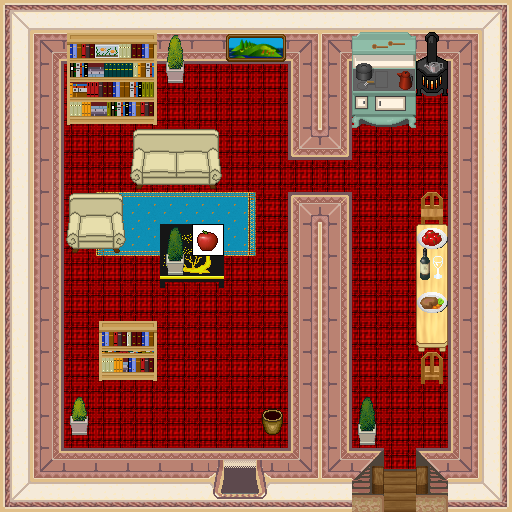

This is a level from a 2D game, rendered from its Tiled map with the project's own tilesets. A one-line summary and the map file follow, with tile-layer data summarised:
An orthogonal 16x16 tile map with 32x32 px tiles, 5 tile layers (0_floor, 1_terrain, 2_object, 3_roof, ...), 2 hidden layers not drawn, 21 tilesets and 2 objects (mapchange_exit, mapchange).

<map version="1.9" tiledversion="1.9.2" orientation="orthogonal" renderorder="right-down" width="16" height="16" tilewidth="32" tileheight="32" infinite="0" nextlayerid="8" nextobjectid="1">
 <tileset firstgid="1" name="carpets.png" tilewidth="32" tileheight="32" tilecount="8" columns="4">
  <image source="../../tileset/furniture/carpet/carpets.png" width="128" height="64" />
 </tileset>
 <tileset firstgid="9" name="plain_colours.png" tilewidth="32" tileheight="32" tilecount="10" columns="10">
  <image source="../../tileset/furniture/carpet/plain_colours.png" width="320" height="32" />
 </tileset>
 <tileset firstgid="19" name="int_wall_purple.png" tilewidth="32" tileheight="32" tilecount="20" columns="2">
  <image source="../../tileset/building/wall/int_wall_purple.png" trans="ff00ff" width="64" height="320" />
 </tileset>
 <tileset firstgid="39" name="rug_border.png" tilewidth="32" tileheight="32" tilecount="9" columns="3">
  <image source="../../tileset/furniture/carpet/rug_border.png" width="96" height="96" />
 </tileset>
 <tileset firstgid="48" name="bright_bookshelf.png" tilewidth="32" tileheight="32" tilecount="9" columns="3">
  <image source="../../tileset/furniture/shelve/bright_bookshelf.png" width="96" height="96" />
 </tileset>
 <tileset firstgid="57" name="pale_red_ns.png" tilewidth="32" tileheight="32" tilecount="36" columns="9">
  <image source="../../tileset/building/entrance/pale_red_ns.png" trans="ff00ff" width="288" height="128" />
 </tileset>
 <tileset firstgid="93" name="int_ns.png" tilewidth="32" tileheight="32" tilecount="18" columns="3">
  <image source="../../tileset/building/stairs/int_ns.png" trans="ff00ff" width="96" height="192" />
 </tileset>
 <tileset firstgid="111" name="wooden_pale.png" tilewidth="32" tileheight="32" tilecount="4" columns="2">
  <image source="../../tileset/furniture/chair/wooden_pale.png" width="64" height="64" />
 </tileset>
 <tileset firstgid="115" name="large_island.png" tilewidth="32" tileheight="32" tilecount="2" columns="2">
  <image source="../../tileset/furniture/picture/large_island.png" width="64" height="32" />
 </tileset>
 <tileset firstgid="117" name="collision.png" tilewidth="32" tileheight="32" tilecount="1" columns="1">
  <image source="../../tileset/logic/collision.png" width="32" height="32" />
 </tileset>
 <tileset firstgid="118" name="vegetable.png" tilewidth="32" tileheight="32" tilecount="16" columns="8">
  <image source="../../tileset/logic/item/vegetable.png" width="256" height="64" />
 </tileset>
 <tileset firstgid="134" name="pale_red_walls" tilewidth="32" tileheight="32" tilecount="16" columns="2">
  <image source="../../tileset/building/wall/int_wall_pale.png" width="64" height="256" />
 </tileset>
 <tileset firstgid="150" name="sofa" tilewidth="32" tileheight="32" tilecount="6" columns="3">
  <image source="../../tileset/furniture/chair/sofa_cream.png" width="96" height="64" />
 </tileset>
 <tileset firstgid="156" name="orientaltable" tilewidth="32" tileheight="32" tilecount="4" columns="2">
  <image source="../../tileset/furniture/table/oriental_table.png" width="64" height="64" />
 </tileset>
 <tileset firstgid="160" name="stove" tilewidth="32" tileheight="32" tilecount="6" columns="2">
  <image source="../../tileset/furniture/kitchen/stove.png" width="64" height="96" />
 </tileset>
 <tileset firstgid="166" name="warmer" tilewidth="32" tileheight="32" tilecount="2" columns="1">
  <image source="../../tileset/furniture/kitchen/warmer.png" width="32" height="64" />
 </tileset>
 <tileset firstgid="168" name="bench_front_on" tilewidth="32" tileheight="32" tilecount="3" columns="1">
  <image source="../../tileset/furniture/table/long_front_on_pale.png" width="32" height="96" />
 </tileset>
 <tileset firstgid="171" name="meals" tilewidth="32" tileheight="32" tilecount="2" columns="2">
  <image source="../../tileset/item/food/meals_1.png" width="64" height="32" />
 </tileset>
 <tileset firstgid="173" name="bottle and glass" tilewidth="32" tileheight="32" tilecount="8" columns="4">
  <image source="../../tileset/item/drink/bottle_and_glass.png" width="128" height="64" />
 </tileset>
 <tileset firstgid="181" name="pot plant 1" tilewidth="32" tileheight="32" tilecount="12" columns="6">
  <image source="../../tileset/plant/indoor/pot_plant_1.png" width="192" height="64" />
 </tileset>
 <tileset firstgid="193" name="emptypot" tilewidth="32" tileheight="32" tilecount="3" columns="1">
  <image source="../../tileset/item/pot/empty_pot.png" width="32" height="96" />
 </tileset>
 <layer id="1" name="0_floor" width="16" height="16">
  <data>[256 cells, 253 non-empty, 4 distinct tile ids]</data>
 </layer>
 <layer id="2" name="1_terrain" width="16" height="16">
  <data>[256 cells, 154 non-empty, 49 distinct tile ids]</data>
 </layer>
 <layer id="3" name="2_object" width="16" height="16">
  <data>[256 cells, 34 non-empty, 29 distinct tile ids]</data>
 </layer>
 <layer id="4" name="3_roof" width="16" height="16">
  <data>[256 cells, 14 non-empty, 12 distinct tile ids]</data>
 </layer>
 <layer id="5" name="objects" width="16" height="16">
  <data>[256 cells, 1 non-empty, 1 distinct tile ids]</data>
 </layer>
 <layer id="6" name="collision" width="16" height="16" visible="0" opacity="0.37">
  <data>[256 cells, 160 non-empty, 1 distinct tile ids]</data>
 </layer>
 <layer id="7" name="protection" width="16" height="16" visible="0">
  <data>[256 cells, 0 non-empty, 0 distinct tile ids]</data>
 </layer>
 <objectgroup name="Mapevents">
  <object name="in" type="mapchange_exit" id="1" x="224" y="448" width="32" height="32">
   <properties>
    <property name="map" value="0_ados_city_n_x0_y2" />
    <property name="place" value="house_50" />
   </properties>
  </object>
  <object name="up" type="mapchange" id="2" x="384" y="448" width="32" height="32">
   <properties>
    <property name="map" value="int_ados_house_50_1_x0_y0" />
    <property name="place" value="down" />
   </properties>
  </object>
 </objectgroup>
</map>
